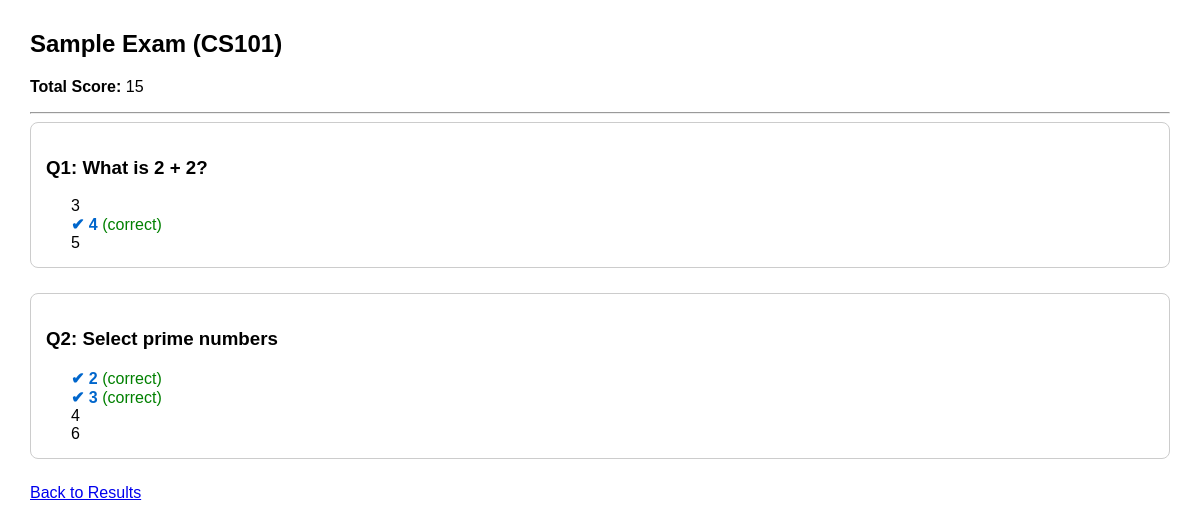
Page /results/3 on the committed database.
### tables this page shows
CREATE TABLE exams (
    exam_id INTEGER PRIMARY KEY,
    course_code INTEGER,
    instructor_email TEXT,
    title TEXT,
    time_limit INTEGER,
    security_settings TEXT,
    created_at DATETIME DEFAULT CURRENT_TIMESTAMP,
    updated_at DATETIME DEFAULT CURRENT_TIMESTAMP,
    FOREIGN KEY (course_code) REFERENCES courses(course_code),
    FOREIGN KEY (instructor_email) REFERENCES instructors(email)
);

CREATE TABLE options (
    option_id INTEGER PRIMARY KEY,
    question_id INTEGER NOT NULL,
    option_text TEXT NOT NULL,
    is_correct BOOLEAN NOT NULL,
    FOREIGN KEY (question_id) REFERENCES questions(question_id)
);

CREATE TABLE questions (
    question_id INTEGER PRIMARY KEY,
    exam_id INTEGER NOT NULL,
    question_text TEXT NOT NULL,
    is_multiple_correct BOOLEAN NOT NULL,
    points INTEGER NOT NULL,
    order_index INTEGER NOT NULL,
    FOREIGN KEY (exam_id) REFERENCES exams(exam_id)
);

### app/view_exams.py (the view, shortened to what this page needs)
@exam_viewBp.route('/results/<int:submission_id>', methods=['GET'])
def view_result_detail(submission_id):
    roll_number = request.args.get('roll_number')
    conn = get_db()
    cur = conn.cursor()
    cur.execute("""
        SELECT s.*, e.title, e.course_code, e.instructor_email, e.exam_id
        FROM submissions s
        JOIN exams e ON e.exam_id = s.exam_id
        WHERE s.submission_id = ?
    """, (submission_id,))
    sub = cur.fetchone()
    if not sub:
        conn.close()
        return "Submission not found", 404
    if roll_number and str(sub["roll_number"]) != str(roll_number):
        conn.close()
        return "Not allowed to view this result", 403
    status = sub["status"]
    exam_id = sub["exam_id"]
    total_score = sub["total_score"]
    answers_json = sub["answers"] or "{}"
    answers = json.loads(answers_json)
    cur.execute("""
        SELECT q.question_id, q.question_text, q.points, q.is_multiple_correct,
               o.option_id, o.option_text, o.is_correct
        FROM questions q
        LEFT JOIN options o ON o.question_id = q.question_id
        WHERE q.exam_id = ?
        ORDER BY q.order_index, o.option_id
    """, (exam_id,))
    rows = cur.fetchall()
    conn.close()
    questions = {}
    for r in rows:
        qid = r["question_id"]
        if qid not in questions:
            questions[qid] = {
                "question_id": qid,
                "question_text": r["question_text"],
                "points": r["points"],
                "is_multiple_correct": bool(r["is_multiple_correct"]),
                "options": []
            }
        if r["option_id"] is not None:
            questions[qid]["options"].append({
                "option_id": r["option_id"],
                "option_text": r["option_text"],
                "is_correct": bool(r["is_correct"])
            })
    for qid, qdata in questions.items():
        selected_ids = answers.get(str(qid), [])
        if isinstance(selected_ids, int):
            selected_ids = [selected_ids]
        selected_ids = set(map(int, selected_ids)) if selected_ids else set()
        for opt in qdata["options"]:
            opt["selected_by_student"] = opt["option_id"] in selected_ids
    exam_info = {
        "title": sub["title"],
        "course_code": sub["course_code"],
        "exam_id": exam_id
    }
    return render_template(
        'view_result_details.html',
        exam=exam_info,
        questions=list(questions.values()),
        total_score=total_score,
        message=None
    )

### app/view_exams.py (called while the page is built)
def get_db():
    conn = sqlite3.connect("oesDB.db")
    conn.row_factory = sqlite3.Row
    conn.execute("PRAGMA foreign_keys = ON;")
    return conn

### app/templates/view_result_details.html (shortened to what this page needs)
<!DOCTYPE html>
<html>
<head>
</head>
<body>
{% if message %}
    <h2 class="not-graded">{{ message }}</h2>
    <a href="/results?roll_number={{ request.args.get('roll_number') }}">Back</a>
{% else %}
<h2>{{ exam.title }} ({{ exam.course_code }})</h2>
<p><strong>Total Score:</strong> {{ total_score }}</p>
<hr>
{% for q in questions %}
<div class="question-box">
    <h3>Q{{ loop.index }}: {{ q.question_text }}</h3>
    {% for opt in q.options %}
        <div class="option">
            {% if opt.selected_by_student %}
                <span class="selected">✔ {{ opt.option_text }}</span>
            {% else %}
                {{ opt.option_text }}
            {% endif %}
            {% if opt.is_correct %}
                <span class="correct"> (correct)</span>
            {% endif %}
        </div>
    {% endfor %}
</div>
{% endfor %}
<a href="/results?roll_number={{ request.args.get('roll_number') }}">Back to Results</a>
{% endif %}
</body>
</html>

### app/templates/view_result_details.html (style rules this page uses)
body { font-family: sans-serif; margin: 30px; }
.question-box { margin-bottom: 25px; padding: 15px; border: 1px solid #ccc; border-radius: 8px; }
.option { margin-left: 25px; }
.selected { font-weight: bold; color: #0066cc; }
.correct { color: green; }

### rows in the picture
exams: title "Sample Exam", course_code "CS101"
options: question_text "What is 2 + 2?", option_text "3" "5", option_text "4"
options: question_text "Select prime numbers", option_text "2" "3", option_text "4" "6"

### other values in the picture
{{ total_score }} "15"
